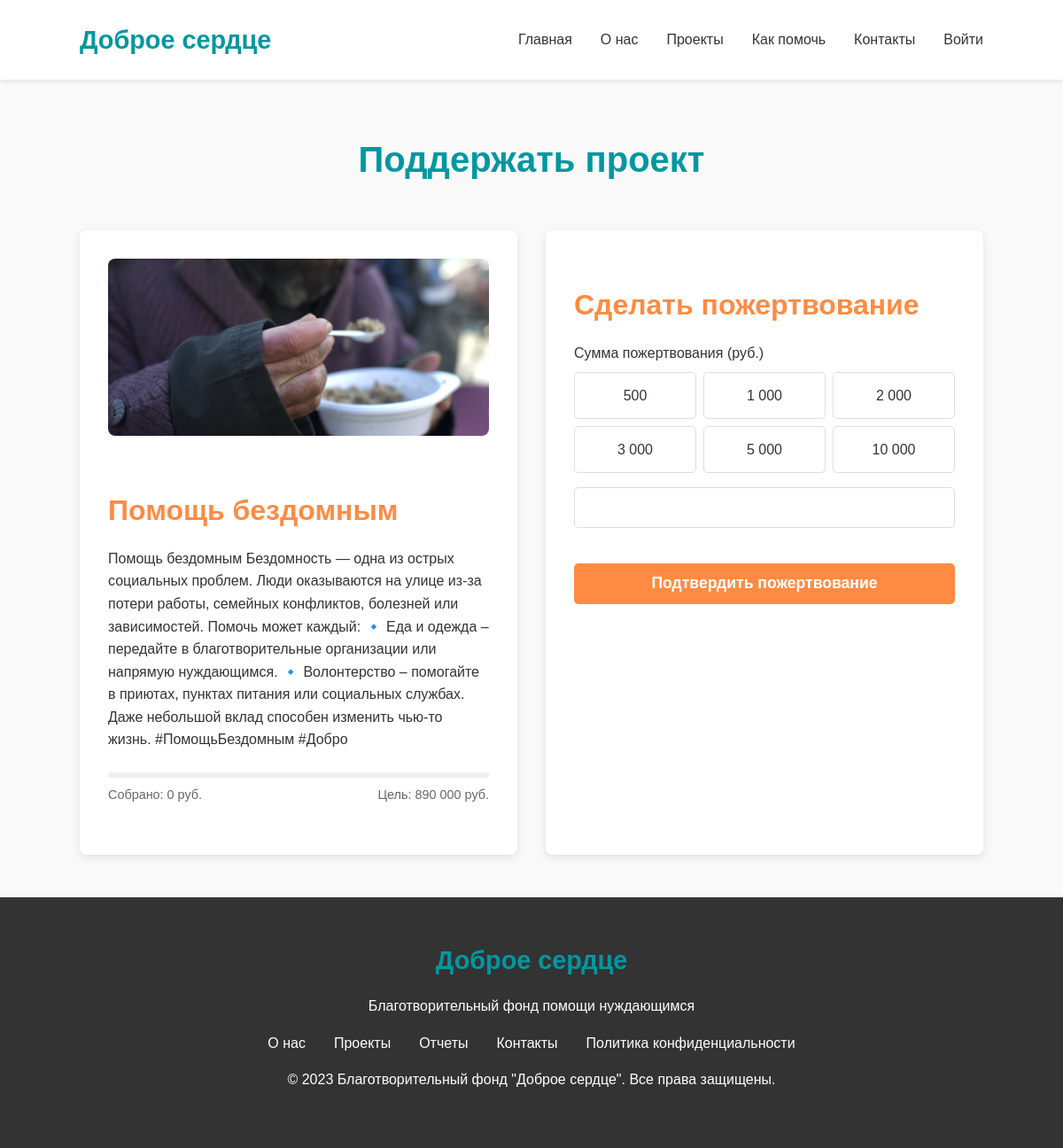
The app's page /donate.php?project=8, older data.
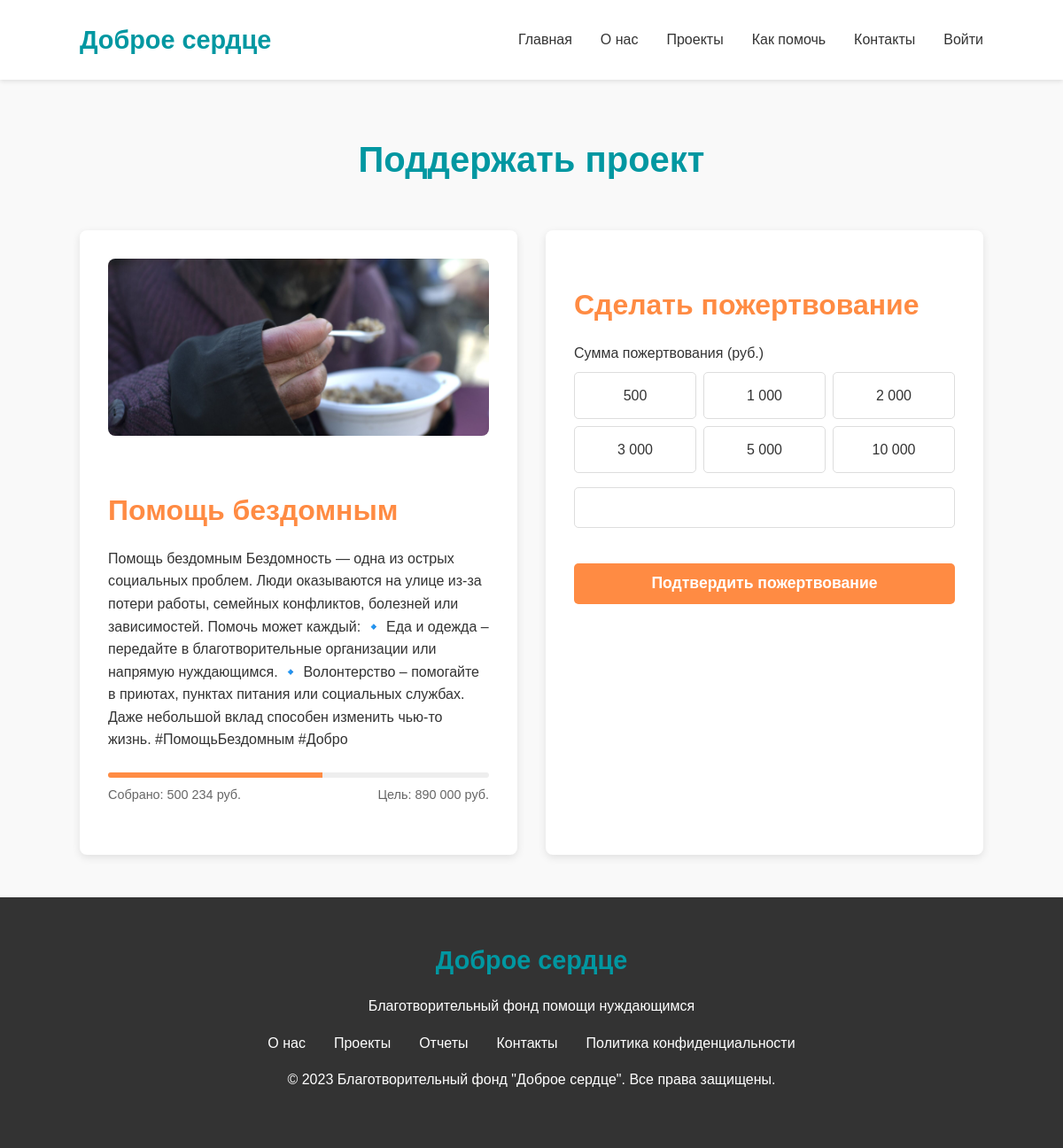
The same page, newer data.
### tables this page shows
CREATE TABLE `project` (
  `id` int NOT NULL,
  `tittle` varchar(32) NOT NULL,
  `target_amount` int NOT NULL,
  `target_current` int DEFAULT NULL,
  `purpose_of_donation` varchar(512) NOT NULL,
  `img_path` varchar(64) NOT NULL
);

### public/donate.php (the view, shortened to what this page needs)
<?php include "db.php";
$project_id = isset($_GET['project']) ? intval($_GET['project']) : 0;
$stm = $connect->prepare("SELECT * FROM `project` WHERE id = ?");
$stm->execute([$project_id]);
$project = $stm->fetch();
?>
<!DOCTYPE html>
<html lang="ru">
<head>
    <link rel="stylesheet" href="https://cdnjs.cloudflare.com/ajax/libs/font-awesome/6.0.0-beta3/css/all.min.css">
</head>
<body>
    <?php include "header.php"; ?>
    <main class="container">
        <h1>Поддержать проект</h1>
        <div class="donate-container">
            <div class="project-info">
                <img src="./images/Project/<?=$project['img_path']?>" alt="<?=$project['tittle']?>" class="project-img">
                <h2><?=$project['tittle']?></h2>
                <p><?=$project['purpose_of_donation']?></p>
                <div class="project-progress">
                    <div class="progress-bar">
                        <div class="progress-fill"></div>
                    </div>
                    <div class="progress-info">
                        <span>Собрано: <?=number_format($project['target_current'], 0, '', ' ')?> руб.</span>
                        <span>Цель: <?=number_format($project['target_amount'], 0, '', ' ')?> руб.</span>
                    </div>
                </div>
            </div>
            <div class="donation-form">
                <h2>Сделать пожертвование</h2>
                <form action="action.php?action=donate&project=<?=$_GET['project']?>" method="POST">
                    <div class="form-group">
                        <label for="amount">Сумма пожертвования (руб.)</label>
                        <div class="amount-options">
                            <div class="amount-option" data-amount="500">500</div>
                            <div class="amount-option" data-amount="1000">1 000</div>
                            <div class="amount-option" data-amount="2000">2 000</div>
                            <div class="amount-option" data-amount="3000">3 000</div>
                            <div class="amount-option" data-amount="5000">5 000</div>
                            <div class="amount-option" data-amount="10000">10 000</div>
                        </div>
                        <input type="number" id="amount" name="amount" min="100" step="100" required>
                    </div>
                    <button type="submit" class="btn">Подтвердить пожертвование</button>
                </form>
            </div>
        </div>
    </main>
    <?php include "footer.php" ?>
</body>
</html>

Row changes from the older to the newer data that the page shows:
changed project "Помощь бездомным": target_current "0" → "500 234"
